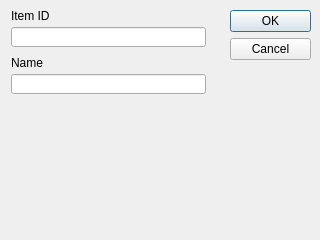
<?xml version="1.0" encoding="UTF-8"?>
<ui version="4.0">
 <class>Dialog</class>
 <widget class="QDialog" name="Dialog">
  <property name="geometry">
   <rect>
    <x>0</x>
    <y>0</y>
    <width>320</width>
    <height>240</height>
   </rect>
  </property>
  <property name="windowTitle">
   <string>Dialog</string>
  </property>
  <property name="styleSheet">
   <string notr="true">QDialog#Dialog{
background-color:qlineargradient(spread:pad, x1:0, y1:0, x2:1, y2:1, stop:0 rgba(130, 231, 22, 255), stop:1 rgba(255, 255, 255, 255))};</string>
  </property>
  <widget class="QDialogButtonBox" name="buttonBox">
   <property name="geometry">
    <rect>
     <x>230</x>
     <y>10</y>
     <width>81</width>
     <height>221</height>
    </rect>
   </property>
   <property name="orientation">
    <enum>Qt::Vertical</enum>
   </property>
   <property name="standardButtons">
    <set>QDialogButtonBox::Cancel|QDialogButtonBox::Ok</set>
   </property>
  </widget>
  <widget class="QLabel" name="label">
   <property name="geometry">
    <rect>
     <x>11</x>
     <y>9</y>
     <width>47</width>
     <height>13</height>
    </rect>
   </property>
   <property name="styleSheet">
    <string notr="true">font: 75 8pt &quot;MS Shell Dlg 2&quot;;</string>
   </property>
   <property name="text">
    <string>Item ID</string>
   </property>
  </widget>
  <widget class="QLineEdit" name="id">
   <property name="geometry">
    <rect>
     <x>11</x>
     <y>27</y>
     <width>195</width>
     <height>20</height>
    </rect>
   </property>
  </widget>
  <widget class="QLabel" name="label_2">
   <property name="geometry">
    <rect>
     <x>11</x>
     <y>56</y>
     <width>47</width>
     <height>13</height>
    </rect>
   </property>
   <property name="styleSheet">
    <string notr="true">font: 75 8pt &quot;MS Shell Dlg 2&quot;;</string>
   </property>
   <property name="text">
    <string>Name</string>
   </property>
  </widget>
  <widget class="QLineEdit" name="item_name">
   <property name="geometry">
    <rect>
     <x>11</x>
     <y>74</y>
     <width>195</width>
     <height>20</height>
    </rect>
   </property>
  </widget>
 </widget>
 <resources/>
 <connections>
  <connection>
   <sender>buttonBox</sender>
   <signal>accepted()</signal>
   <receiver>Dialog</receiver>
   <slot>accept()</slot>
   <hints>
    <hint type="sourcelabel">
     <x>248</x>
     <y>254</y>
    </hint>
    <hint type="destinationlabel">
     <x>157</x>
     <y>274</y>
    </hint>
   </hints>
  </connection>
  <connection>
   <sender>buttonBox</sender>
   <signal>rejected()</signal>
   <receiver>Dialog</receiver>
   <slot>reject()</slot>
   <hints>
    <hint type="sourcelabel">
     <x>316</x>
     <y>260</y>
    </hint>
    <hint type="destinationlabel">
     <x>286</x>
     <y>274</y>
    </hint>
   </hints>
  </connection>
 </connections>
</ui>
